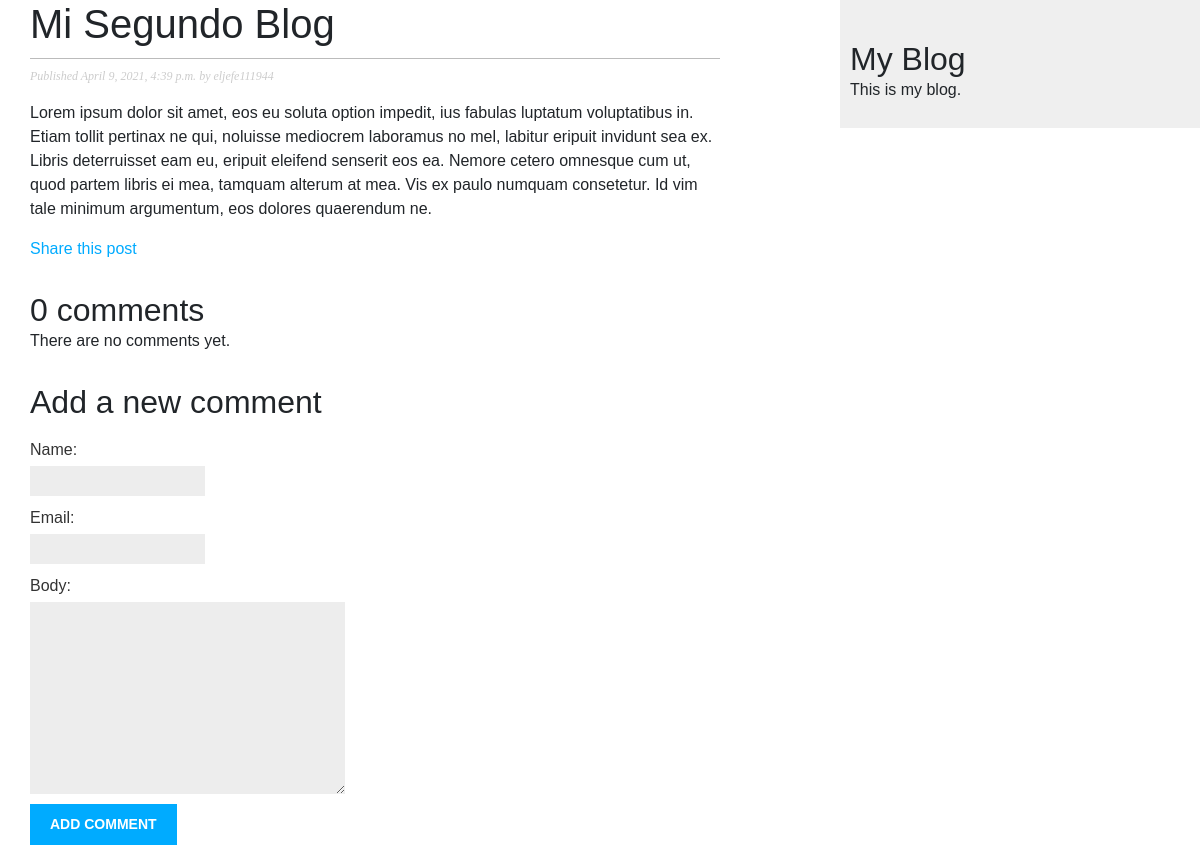
Page /2021/4/9/mi-segundo-blog/ on the earlier database version.
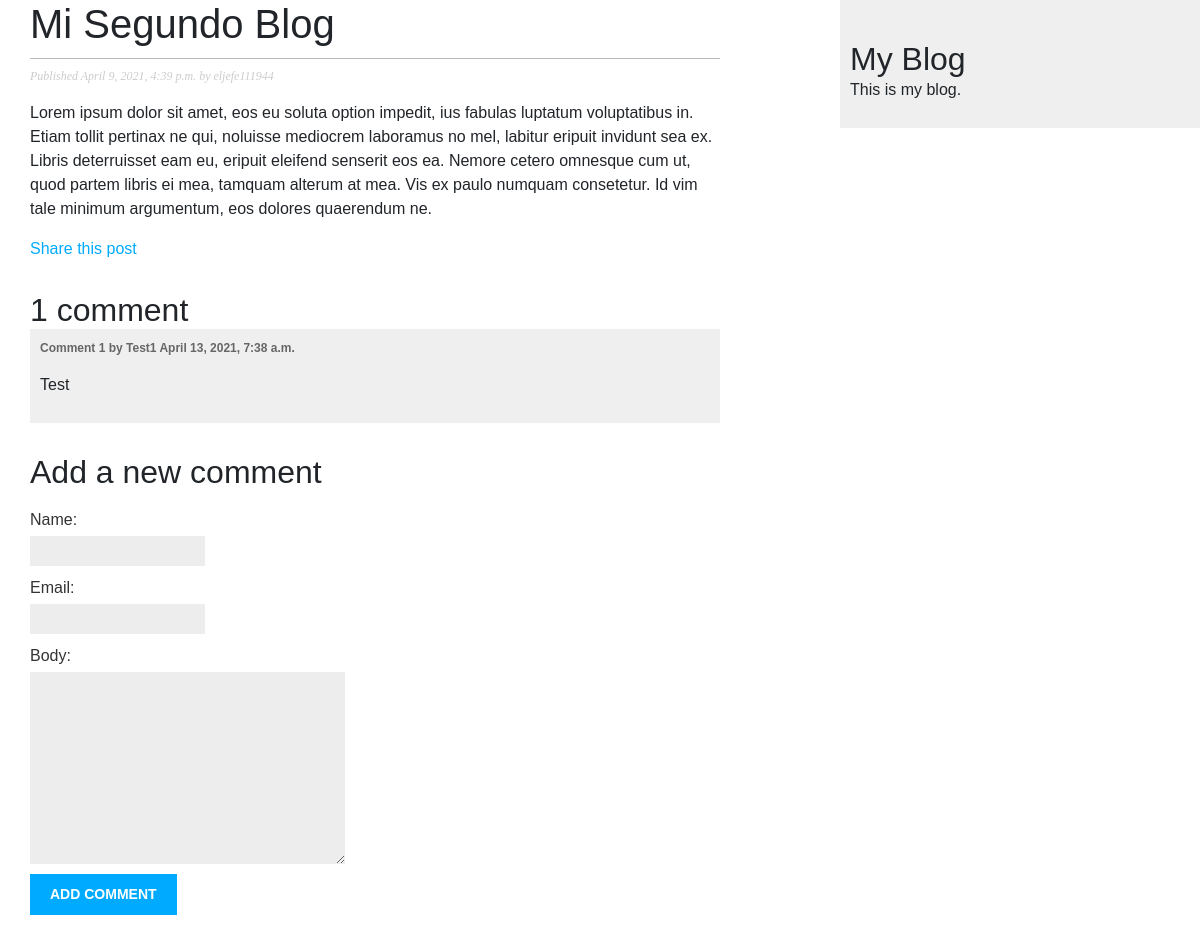
Same page on the later database version.
### blog/models.py (models this page shows, shortened)
class Comment(models.Model):
    post = models.ForeignKey(
        Post, on_delete=models.CASCADE, related_name='comments')
    name = models.CharField(max_length=80)
    email = models.EmailField()
    body = models.TextField()
    created = models.DateTimeField(auto_now_add=True)
    updated = models.DateTimeField(auto_now=True)
    active = models.BooleanField(default=True)
    class Meta:
        ordering = ('created',)

### blog/views.py (the view)
def post_detail(request, year, month, day, post):
    post = get_object_or_404(
                                Post,
                                slug=post,
                                status='published',
                                publish__year=year,
                                publish__month=month,
                                publish__day=day
                            )
    comments = post.comments.filter(active=True)
    new_comment = None
    if request.method == 'POST':
        comment_form = CommentForm(data=request.POST)
        if comment_form.is_valid():
            new_comment = comment_form.save(commit=False)
            new_comment.post = post
            new_comment.save()
    else:
        comment_form = CommentForm()
    return render(request, 'blog/post/detail.html', {
        'post': post,
        'comments': comments,
        'new_comment': new_comment,
        'comment_form': comment_form})

### blog/forms.py
class CommentForm(forms.ModelForm):
    class Meta:
        model = Comment
        fields = ('name', 'email', 'body')

### blog/templates/blog/post/detail.html (shortened to what this page needs)
{% extends "blog/base.html" %}
{% block content %}
<h1>{{ post.title }}</h1>
<p class="date">
    Published {{ post.publish }} by {{ post.author }}
</p>
{{ post.body|linebreaks }}
<p>
    <a href="{% url 'blog:post_share' post.id %}">
        Share this post
    </a>
</p>
    {% with comments.count as total_comments %}
        <h2>
            {{ total_comments }} comment{{ total_comments|pluralize }}
        </h2>
    {% endwith %}
    {% for comment in comments %}
    <div class="comment">
        <p class="info">
            Comment {{ forloop.counter }} by {{ comment.name }}
            {{ comment.created }}
        </p>
        {{ comment.body|linebreaks }}
    </div>
    {% empty %}
        <p>There are no comments yet.</p>
    {% endfor %}
    {% if new_comment %}
        <h2>Your comment has been added.</h2>
    {% else %}
        <h2>Add a new comment</h2>
        <form method="post">
            {{ comment_form.as_p }}
            <p><input type="submit" value="Add comment"></p>
        </form>
    {% endif %}
{% endblock %}

Differences in the rows shown:
added Comment: name "Test1", created "April 13, 2021, 7:38 a.m.", body "Test"
Other differences:
{{ total_comments }}: "0" → "1"
text no longer shown: "There are no comments yet."
